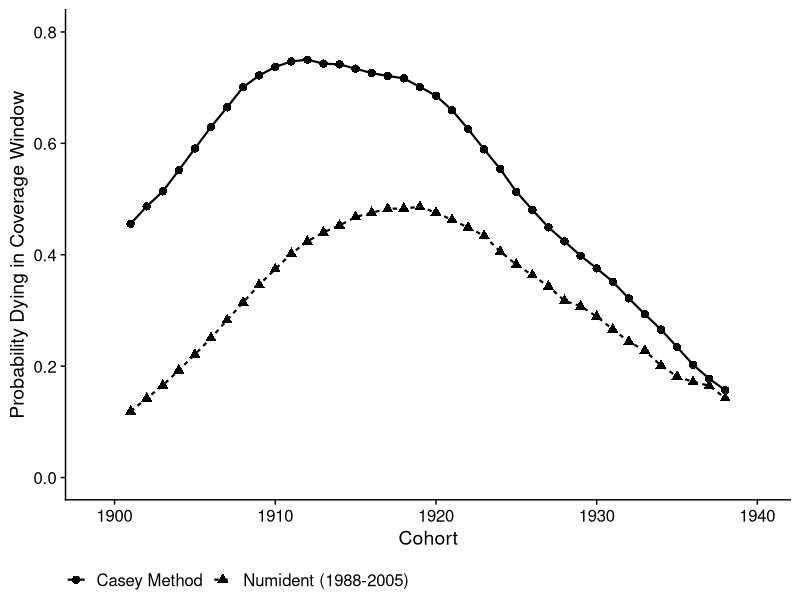

This chart was generated by the following R code:
## ---- chunk 1
library(data.table)
library(tidyverse)
library(cowplot)
library(here)
## ---- chunk 2
hmd <- fread(here("vignettes/assess_match_quality/data/cExposures_1x1.txt"))
## ---- chunk 3
hmd <- hmd %>% 
  filter(Year %in% 1899:1940) 
## ---- chunk 4
l_1940 <- hmd %>% 
  filter(Age == 1940 - Year) %>% 
  pull(Male) %>% 
  as.numeric()

l_1975 <- hmd %>% 
  filter(Age == 1975 - Year) %>% 
  pull(Male) %>% 
  as.numeric()

l_2005 <- hmd %>% 
  filter(Age == 2005 - Year) %>% 
  pull(Male) %>% 
  as.numeric()

dmf <- tibble(cohort = 1899:1940,
              prop_dying = (l_1975-l_2005)/l_1940,
              dataset = "Casey Method") %>% 
    mutate(prop_dying_5yr_smoothed = zoo::rollmean(prop_dying, k = 5, na.pad = T)) 
## ---- chunk 5
l_1940 <- hmd %>% 
  filter(Age == 1940 - Year) %>% 
  pull(Male) %>% 
  as.numeric()

l_1988 <- hmd %>% 
  filter(Age == 1988 - Year) %>% 
  pull(Male) %>% 
  as.numeric()

l_2005 <- hmd %>% 
  filter(Age == 2005 - Year) %>% 
  pull(Male) %>% 
  as.numeric()

numident <- tibble(cohort = 1899:1940,
                  l_1988, l_2005, l_1940,
                  prop_dying = (l_1988-l_2005)/l_1940,
                  dataset = "Numident (1988-2005)") %>% 
    mutate(prop_dying_5yr_smoothed = zoo::rollmean(prop_dying, k = 5, na.pad = T)) 

## ---- chunk 6
write_csv(numident, here("vignettes/assess_match_quality/data/numident_death_prop.csv"))
write_csv(dmf, here("vignettes/assess_match_quality/data/dmf_death_prop.csv"))
## ---- chunk 7
prob_dying_window_plot <- dmf %>% 
  bind_rows(numident) %>% 
  ggplot(aes(x = cohort, y = prop_dying_5yr_smoothed, linetype = dataset, shape = dataset)) + 
  geom_line(size = .75) + 
  geom_point(size = 2.5) + 
  theme_cowplot() + 
  labs(y = "Probability Dying in Coverage Window",
       x = "Cohort" ) + 
  ylim(0, 0.8) + 
  theme(legend.position = "bottom", legend.title = element_blank())


ggsave(prob_dying_window_plot, 
       filename = here("vignettes/assess_match_quality/figs/prob_dying_in_window.pdf"),
       height = 5, width = 7)
## ---- chunk 8
hmd_mort <- fread(here("vignettes/assess_match_quality/data/cMx_1x1.txt"))



years <- 1900:1940
result <- list()

for (i in years){
  
## dying between 65 and 95 
p25_65 <- hmd_mort %>% 
  filter(Year == i) %>% 
  filter(Male != ".") %>% 
  mutate(Male = as.numeric(Male)) %>% 
  mutate(qx = Male / (1 + 0.5 * Male)) %>% 
  mutate(px = 1 - qx) %>% 
  filter(Age %in% (1975-i):(2005-i)) %>% 
  summarize(prod(px))

## dying between 25 and 65 
p35_30 <- hmd_mort %>% 
  filter(Year == i) %>% 
  filter(Male != ".") %>% 
  mutate(Male = as.numeric(Male)) %>% 
  mutate(qx = Male / (1 + 0.5 * Male)) %>% 
  mutate(px = 1 - qx) %>% 
  filter(Age %in% (1940-i):(1975-i-1)) %>% 
  summarize(prod(px))

 prob = (p35_30) * (1-p25_65)

result[[i]] <- tibble(cohort = i,
                        prop_dying = as.numeric(prob))

}
dmf_new <- bind_rows(result) %>% 
    mutate(dataset = "Carl Method")

## ---- chunk 9
years <- 1900:1940
result <- list()

for (i in years){
  
## dying between 65 and 95 
p25_65 <- hmd_mort %>% 
  filter(Year == i) %>% 
  filter(Male != ".") %>% 
  mutate(Male = as.numeric(Male)) %>% 
  mutate(qx = Male / (1 + 0.5 * Male)) %>% 
  mutate(px = 1 - qx) %>% 
  filter(Age %in% (1988-i):(2005-i)) %>% 
  summarize(prod(px))

## dying between 25 and 65 
p35_30 <- hmd_mort %>% 
  filter(Year == i) %>% 
  filter(Male != ".") %>% 
  mutate(Male = as.numeric(Male)) %>% 
  mutate(qx = Male / (1 + 0.5 * Male)) %>% 
  mutate(px = 1 - qx) %>% 
  filter(Age %in% (1940-i):(1988-i-1)) %>% 
  summarize(prod(px))

 prob = (p35_30) * (1-p25_65)

result[[i]] <- tibble(cohort = i,
                        prop_dying = as.numeric(prob))

}

numident_new <- bind_rows(result) %>% 
  mutate(dataset = "numident_new")
## ---- chunk 10
prob_dying_window_plot_new <- dmf %>% 
  mutate(prop_dying = prop_dying_5yr_smoothed) %>% 
  bind_rows(dmf_new) %>% 
  ggplot(aes(x = cohort, y = prop_dying, linetype = dataset, shape = dataset)) + 
  geom_line(size = .75) + 
  geom_point(size = 2.5) + 
  theme_cowplot() + 
  labs(y = "Probability Dying in Coverage Window",
       x = "Cohort" ) + 
  ylim(0, 0.8) + 
  theme(legend.position = "bottom", legend.title = element_blank())


prob_dying_window_plot_new <- numident_new %>% 
  bind_rows(numident) %>% 
  ggplot(aes(x = cohort, y = prop_dying, linetype = dataset, shape = dataset)) + 
  geom_line(size = .75) + 
  geom_point(size = 2.5) + 
  theme_cowplot() + 
  labs(y = "Probability Dying in Coverage Window",
       x = "Cohort" ) + 
  ylim(0, 0.8) + 
  theme(legend.position = "bottom", legend.title = element_blank())
